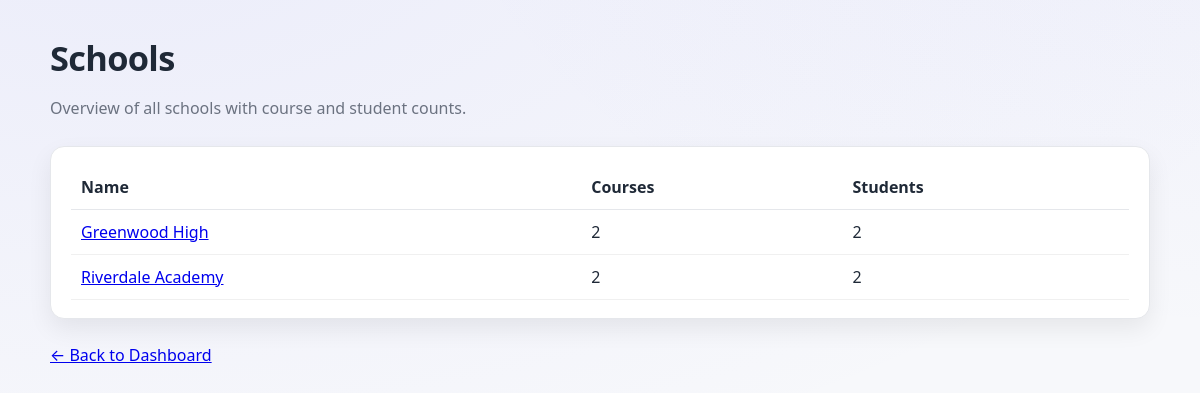
Screenshot of /schools/ with the database file from the repository.
### enrollment/models.py (models this page shows, shortened)
class School(models.Model):
    name = models.CharField( max_length=100)
    address = models.TextField()
    slug = models.SlugField(unique=True, blank=True)

### enrollment/views.py (the view)
# urls.py: path('schools/', views.school_list, name='schools-list'),
def school_list(request):
    schools = School.objects.all().order_by('name')
    return render(request, 'enrollment/schools_list.html', {
        'schools': schools
    })

### enrollment/templates/enrollment/schools_list.html (shortened to what this page needs)
{% extends "enrollment/layout.html" %}
{% block content %}
<div class="container">
  <h1>Schools</h1>
  <p class="subtitle">Overview of all schools with course and student counts.</p>
  <div class="section">
    {% if schools %}
      <table style="width:100%; border-collapse: collapse;">
        <thead>
          <tr style="text-align:left; border-bottom: 1px solid #e5e7eb;">
            <th style="padding:10px;">Name</th>
            <th style="padding:10px;">Courses</th>
            <th style="padding:10px;">Students</th>
          </tr>
        </thead>
        <tbody>
          {% for school in schools %}
            <tr style="border-bottom: 1px solid #f0f0f0;">
              <td style="padding:10px;">
                <a href="{% url 'school-detail' school.slug %}">{{ school.name }}</a>
              </td>
              <td style="padding:10px;">{{ school.courses.count }}</td>
              <td style="padding:10px;">{{ school.students.count }}</td>
            </tr>
          {% endfor %}
        </tbody>
      </table>
    {% else %}
      <p class="muted">No schools found.</p>
    {% endif %}
  </div>
  <a class="btn" href="{% url 'dashboard' %}">← Back to Dashboard</a>
</div>
{% endblock %}

### enrollment/static/enrollment/style.css (style rules this page uses)
* { box-sizing: border-box; }
:root { --bg: #f7f8fb; --panel: #ffffff; --text: #1f2937; --muted: #6b7280; --brand: #4f46e5; --brand-2: #6366f1; --ring: rgba(79,70,229,.25); --border: #e5e7eb; --radius: 14px; --shadow: 0 10px 25px rgba(0,0,0,.07); }
html, body { height: 100%; }
body { margin: 0; font: 16px/1.5 system-ui, -apple-system, Segoe UI, Roboto, "Helvetica Neue", Arial, "Noto Sans", "Apple Color Emoji", "Segoe UI Emoji"; color: var(--text); background: radial-gradient(1200px 600px at 10% -10%, rgba(99,102,241,.08), transparent), radial-gradient(900px 500px at 110% -20%, rgba(99,102,241,.06), transparent), var(--bg); padding: 32px; }
.container { max-width: 1100px; margin: 0 auto; }
h1 { font-size: clamp(26px, 2.2vw + 8px, 36px); margin: 0 0 18px; letter-spacing: -0.02em; }
.subtitle { margin: -6px 0 26px; color: var(--muted); }
.section { background: var(--panel); border: 1px solid var(--border); border-radius: var(--radius); padding: 18px 20px; box-shadow: var(--shadow); margin-bottom: 24px; }

### rows the page displays
School: name "Greenwood High", courses.count "2", students.count "2"
School: name "Riverdale Academy", courses.count "2", students.count "2"
